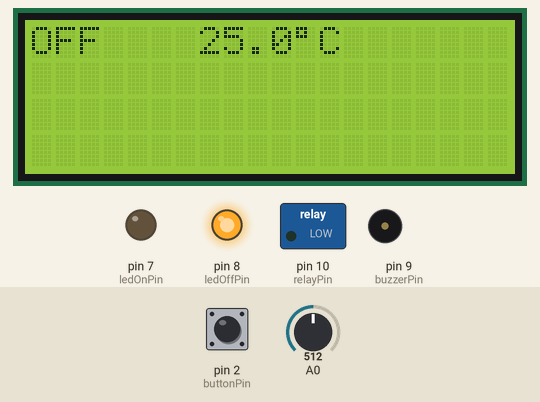
Simulated run of this sketch. Board: Arduino Uno, built with avr-gcc and run on an emulated ATmega328P. Parts: 20×4 character LCD, switched loads named in the sketch (green lamp = pin HIGH), output pins drawn as LEDs (lit = HIGH), buzzer (waves = sounding). The inputs (shaded band) are chosen by the test bench; at power-on: A0 = 512, pin 2 (buttonPin) LOW.

Above: at 1.6 s.
1.7 s: A0 set to 552
At 2.4 s:
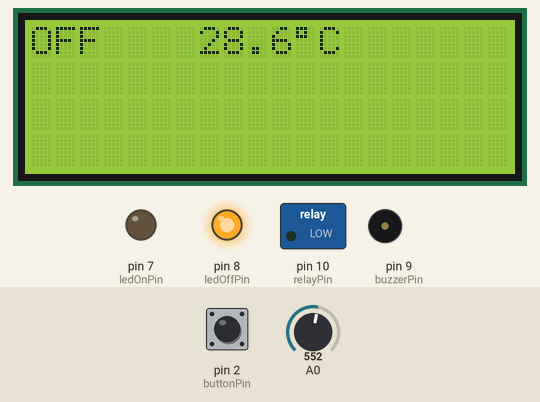
3.5 s: A0 set to 575
At 5.2 s:
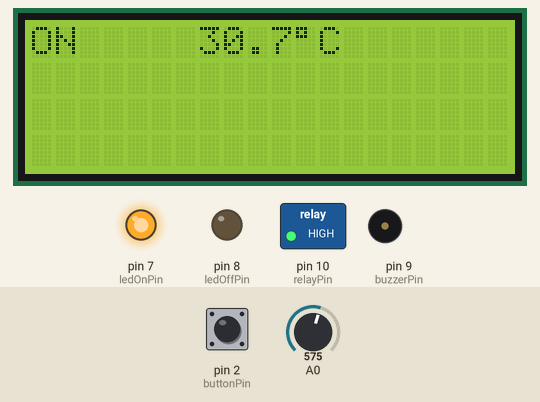
5.5 s: pin 2 (buttonPin) pulled HIGH for 0.15 s
At 5.81 s:
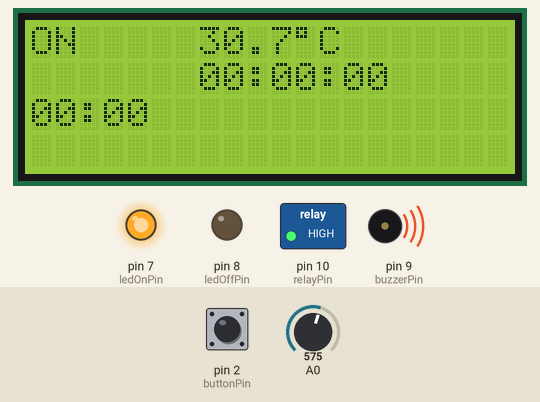
7.1 s: A0 set to 471
At 8.8 s:
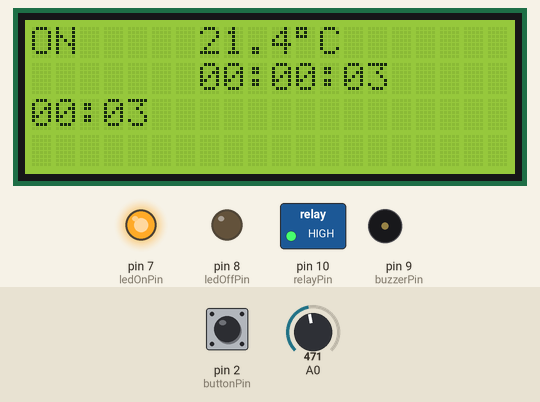
10.0 s: A0 set to 445
At 11.3 s:
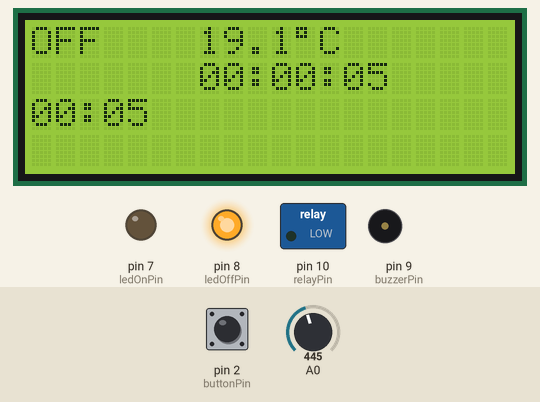
12.0 s: pin 2 (buttonPin) pulled HIGH for 1 s
At 12.29 s:
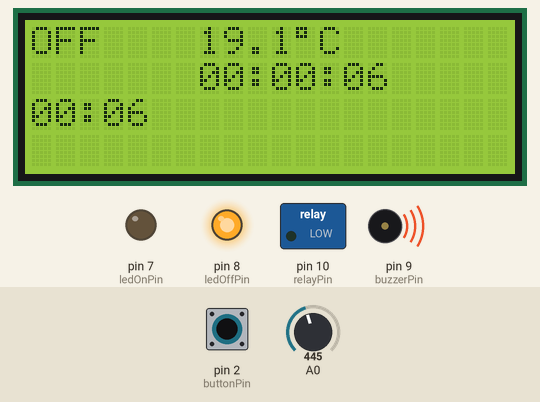
Timing chart, 0 to 15.0 s (numbered marks = the images above; inputs shaded):
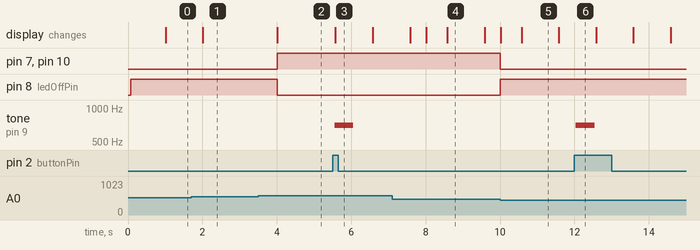

The sketch:

tsipouro.ino
```cpp
#include <math.h>
// LiquidCrystal I2C - https://github.com/johnrickman/LiquidCrystal_I2C
#include <LiquidCrystal_I2C.h>

// Useful Constants
#define SECS_PER_MIN            (60UL)
#define SECS_PER_HOUR           (3600UL)
#define SECS_PER_DAY            (SECS_PER_HOUR * 24L)
#define DELTA_LCD_MIN           (1000UL)
#define LCD_CHARS               (20)
#define LINES                   (4)
#define TEMPERATURE_INTERVAL    (1000UL)
#define PROCESS_INTERVAL        (1000UL)
#define STEP_INTERVAL           (1000UL)
#define DEBOUNCE_DELAY          (100UL)
#define BUZZER_FREQUENCY        (700)
#define BUZZER_PERIOD           (500)
// Debug Macro
#define SERIAL_DEBUG            (0)

const int buttonPin = 2;
const int buzzerPin = 9;
const int relayPin = 10;
const int ledOnPin = 7;
const int ledOffPin = 8;

unsigned long debounceTime, temperatureTime, processTime, stepTime;
unsigned long processStartTime, stepStartTime;
bool isProcessOn, isStepOn;

double temperature;
int buttonState = LOW;
bool nextStep = false;
unsigned int stepCounter = 0;

double Thermistor(int rawADC) {
    double temperature = log(10000.0 * ((1024.0 / rawADC - 1)));

    temperature = 1 / (0.001129148 + (0.000234125 + (0.0000000876741 * temperature * temperature)) * temperature);
    temperature -= 273.15;
    temperature = (temperature * 9.0) / 5.0 + 32.0;
    temperature = (temperature - 32) * 5 / 9;

    return (round(temperature * 10.0) / 10.0);
}

LiquidCrystal_I2C lcd(0x27, LCD_CHARS, LINES);

/* Get number of Seconds out of Millis. */
int numberOfSeconds(unsigned long t) {
  return (t % SECS_PER_MIN);
}

/* Get number of Minutes out of Millis. */
int numberOfMinutes(unsigned long t) {
  return ((t / SECS_PER_MIN) % SECS_PER_MIN);
}

/* Get number of Hours out of Millis. */
int numberOfHours(unsigned long t) {
  return (( t % SECS_PER_DAY) / SECS_PER_HOUR);
}

/*
    Clear one line of I2C LCD.
    args: line - number of line to be cleared.
*/
void clearLcdLine (uint8_t line) {
    lcd.setCursor(0, line);
    for (uint8_t i = 0; i < LCD_CHARS; i++) {
        lcd.write((char) 254);
    }
}

/* timer callback to debounce button. */
void debounceButton() {
    int reading = digitalRead(buttonPin);

#if SERIAL_DEBUG
  Serial.println("debounce callback");
#endif SERIAL_DEBUG
    if (reading != buttonState && (buttonState = reading) == HIGH) {
        nextStep = true;
    }
}

/* timer callback to update temperature on LCD. */
void updateTemperature() {
    double currentTemperature = Thermistor(analogRead(0));

    if (temperature != currentTemperature) {
        temperature = currentTemperature;
        if (temperature >= 30.0) {
            digitalWrite(relayPin, HIGH);
            digitalWrite(ledOnPin, HIGH);
            digitalWrite(ledOffPin, LOW);
            lcd.setCursor(0, 0);
            lcd.print("ON ");
        } else if (temperature < 20.0) {
            digitalWrite(relayPin, LOW);
            digitalWrite(ledOnPin, LOW);
            digitalWrite(ledOffPin, HIGH);
            lcd.setCursor(0, 0);
            lcd.print("OFF");
        }

        lcd.setCursor(7, 0);
        lcd.print(String(temperature, 1));
        lcd.write((char) 223);
        lcd.write('C');
    }
}

/* timer callback to update process timespan on LCD. */
void updateProcessTime() {
    unsigned long span = (processTime - processStartTime) / 1000;
    int hours =  numberOfHours(span);
    int minutes = numberOfMinutes(span);
    int seconds = numberOfSeconds(span);

    lcd.setCursor(7, 1);
    if (hours < 10) {
        lcd.write('0');
    }
    lcd.print(hours);
    lcd.write(':');
    if (minutes < 10) {
        lcd.write('0');
    }
    lcd.print(minutes);
    lcd.write(':');
    if (seconds < 10) {
        lcd.write('0');
    }
    lcd.print(seconds);
}

void updateStepTime(unsigned int id) {
    unsigned long delta = (stepTime - stepStartTime) / 1000;
    int minutes = numberOfMinutes(delta);
    int seconds = numberOfSeconds(delta);

    lcd.setCursor(((id - 2) % 3) * 7, id > 4 ? 3 : 2);
    if (minutes < 10) {
        lcd.write('0');
    }
    lcd.print(minutes);
    lcd.write(':');
    if (seconds < 10) {
        lcd.write('0');
    }
    lcd.print(seconds);
}

/* Manage Start/Stop of the process and its intermediate steps. */
void manageProcess(unsigned long t) {
    if (nextStep) {
        nextStep = false;
        tone(buzzerPin, BUZZER_FREQUENCY, BUZZER_PERIOD);

        switch (stepCounter = (stepCounter + 1) % 8) {
            case 0:
                clearLcdLine(1);
                clearLcdLine(2);
                clearLcdLine(3);

                isProcessOn = false;
                stepStartTime = 0;
                processStartTime = 0;
                break;
            case 1:
                lcd.setCursor(7, 1);
                lcd.print("00:00:00");

                isProcessOn = true;
                isStepOn = true;
                processStartTime = stepStartTime =  t;
                break;
            case 7:
                isStepOn = false;
            default:
                updateStepTime(stepCounter);
                stepStartTime = stepTime;
        }
    }
}

void setup () {
#if SERIAL_DEBUG
    Serial.begin(9600);
#endif

    pinMode(buttonPin, INPUT);
    pinMode(relayPin, OUTPUT);
    pinMode(buzzerPin, OUTPUT);
    pinMode(ledOnPin, OUTPUT);
    pinMode(ledOffPin, OUTPUT);

    debounceTime = temperatureTime = processTime = stepTime = 0;
    processStartTime = stepStartTime = 0;
    isProcessOn = isStepOn = false;

    lcd.init();
    lcd.backlight();

    temperature = -273.15;

    lcd.setCursor(0, 0);
    lcd.print("OFF");

    digitalWrite(ledOnPin, LOW);
    digitalWrite(ledOffPin, HIGH);
}

void loop () {
    unsigned long currentTime = millis();

    if (currentTime > debounceTime + DEBOUNCE_DELAY) {
        debounceTime = currentTime;
        debounceButton();
    }
    if (currentTime > temperatureTime + TEMPERATURE_INTERVAL) {
        temperatureTime = currentTime;
        updateTemperature();
    }
    if (isStepOn && (currentTime > stepTime + STEP_INTERVAL)) {
        stepTime = currentTime;
        updateStepTime(stepCounter + 1);
    }
    if (isProcessOn && (currentTime > processTime + PROCESS_INTERVAL)) {
        processTime = currentTime;
        updateProcessTime();
    }
    manageProcess(currentTime);
}
```

Measured:
- the behaviour switches between 566 and 567 on A0 (found by bisection; images 1 and 2)
- the behaviour switches between 455 and 454 on A0 (found by bisection; images 4 and 5)
- after the input at 1.7 s, the display: changes after 0.31 s (image 1)
- after the input at 3.5 s, pin 7 (ledOnPin), pin 10 (relayPin): LOW → HIGH after 0.51 s; pin 8 (ledOffPin): HIGH → LOW after 0.51 s; the display: changes after 0.52 s (image 2)
- after the input at 5.5 s, tone on pin 9 (buzzerPin): silent → 700 Hz after 0.06 s, → silent 0.50 s later; the display: first changes after 0.07 s (image 3 shows a later state)
- after the input at 10.0 s, pin 7 (ledOnPin), pin 10 (relayPin): HIGH → LOW at once; pin 8 (ledOffPin): LOW → HIGH at once; the display: first changes at once (image 5 shows a later state)
- after the input at 12.0 s, tone on pin 9 (buzzerPin): silent → 700 Hz at once, → silent 0.50 s later
